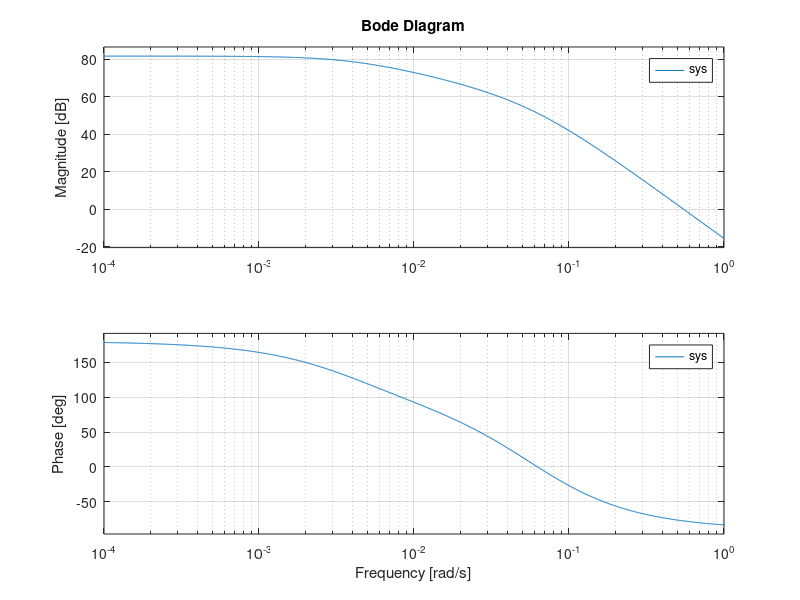
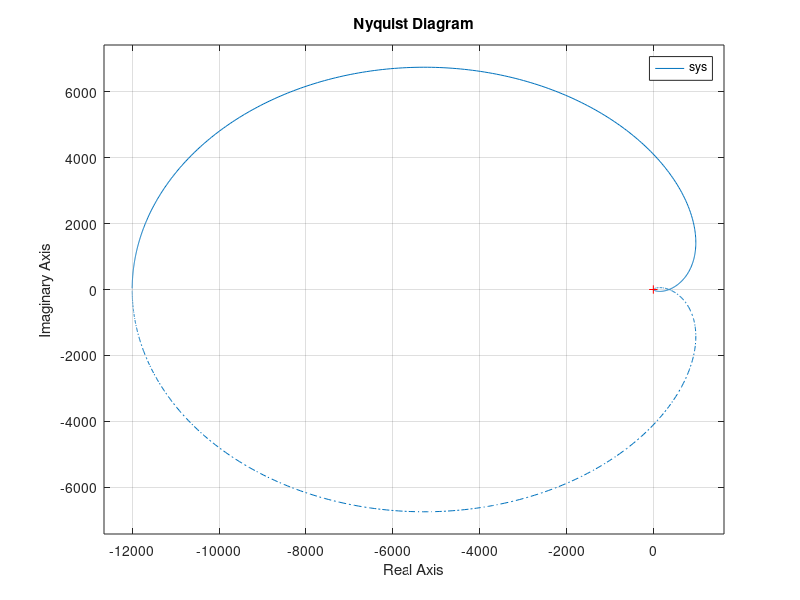
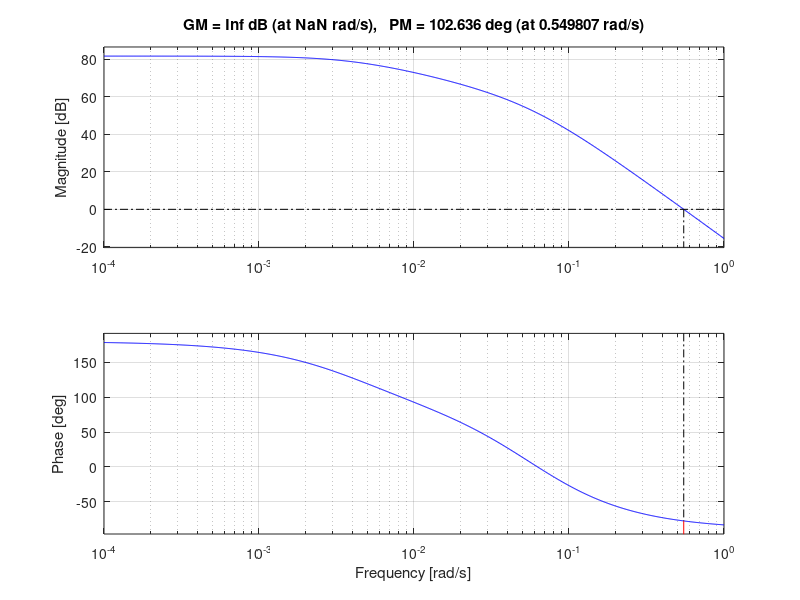
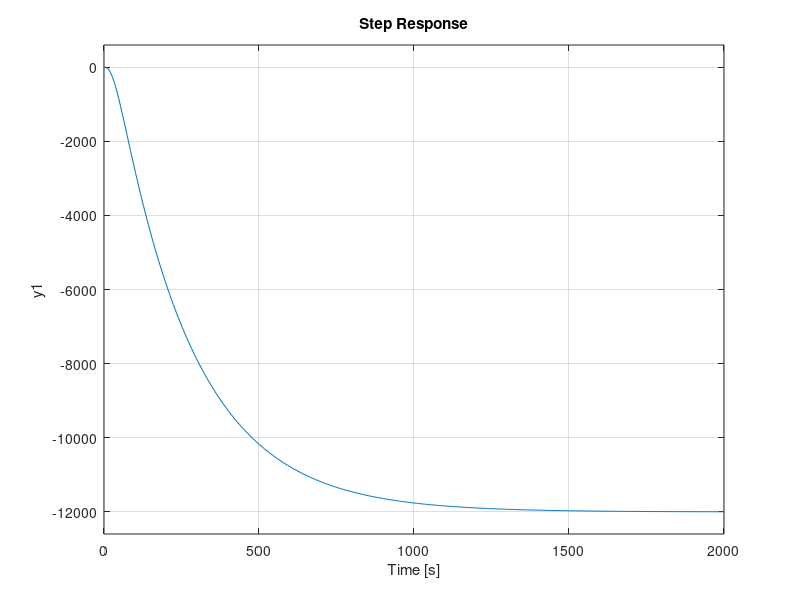

The MATLAB script that drew these images, in order:
%% Frequency Analysis
%% clear
clear all;
clc;
clf;

%% determine transfer fcn
A = [0 1; -2, -1];
B = [1;0];
C = [1 2];
D = 0;

sys = ss(A,B,C,D);
tf_1 = ss2tf(A,B,C,D);
%add shit to print working maybe

%% frequency response analysis
%uncomment to use transfer function instead of state space
sys = tf([-12000],[71383,8687,281,1]);

figure(1);
bode(sys);

figure(2);
nyquist(sys);

%% phase and gain margins
figure(3);
margin(sys);

figure(4);
step(sys);